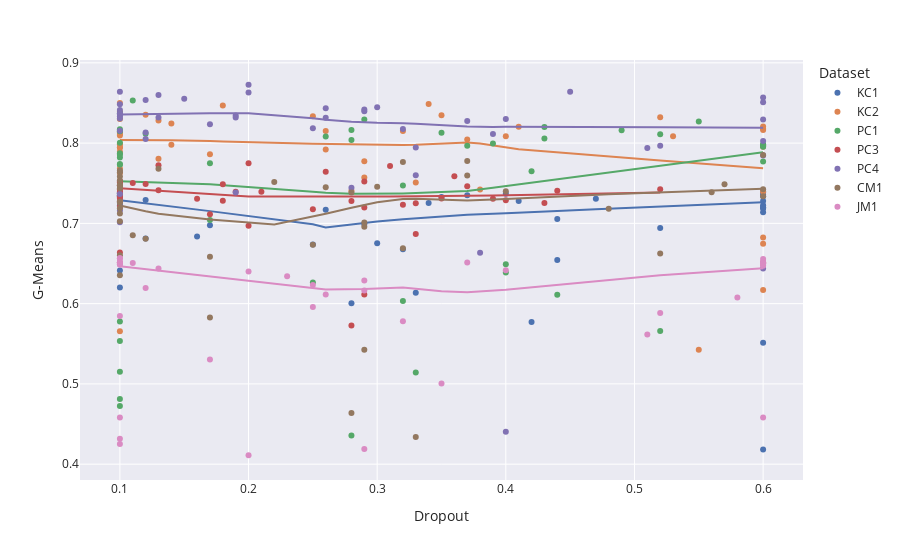

This figure's notebook cell:
### Code cell
test = hyperparam[(hyperparam['G-Means'] > 0.4)]
# test = hyperparam[(hyperparam['G-Means'] != 0)]
fig = px.scatter(test, x="Dropout", y="G-Means", trendline="lowess", template="seaborn", color_continuous_scale=px.colors.diverging.Tealrose,color="Dataset")
fig.show()
